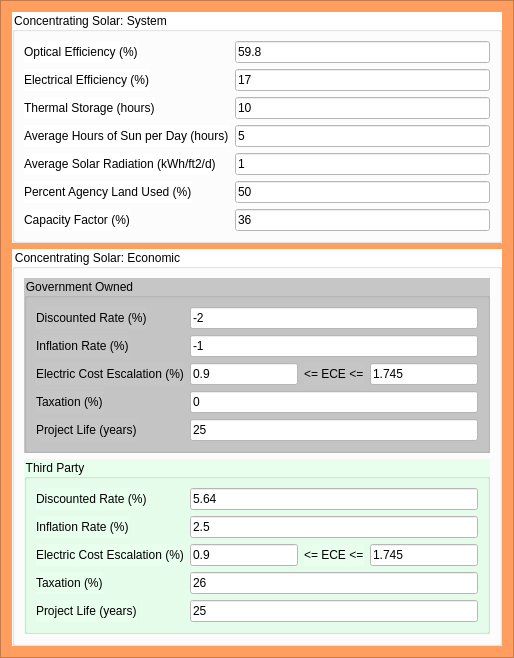
          <widget class="QFrame" name="conc_solar_frame">
           <property name="styleSheet">
            <string notr="true">background-color: rgb(255, 158, 94);</string>
           </property>
           <property name="frameShape">
            <enum>QFrame::StyledPanel</enum>
           </property>
           <property name="frameShadow">
            <enum>QFrame::Raised</enum>
           </property>
           <layout class="QVBoxLayout" name="verticalLayout_4">
            <item>
             <widget class="QGroupBox" name="consol_system_groupBox">
              <property name="styleSheet">
               <string notr="true">background-color: rgb(255, 255, 255);
font: 700 16pt &quot;Segoe UI&quot;;</string>
              </property>
              <property name="title">
               <string>Concentrating Solar: System</string>
              </property>
              <layout class="QFormLayout" name="formLayout">
               <item row="0" column="0">
                <widget class="QLabel" name="opt_eff_label">
                 <property name="styleSheet">
                  <string notr="true">font: 10pt &quot;Segoe UI&quot;;</string>
                 </property>
                 <property name="text">
                  <string>Optical Efficiency (%)</string>
                 </property>
                </widget>
               </item>
               <item row="0" column="1">
                <widget class="QLineEdit" name="opt_eff_lineEdit">
                 <property name="styleSheet">
                  <string notr="true">font: 10pt &quot;Segoe UI&quot;;</string>
                 </property>
                 <property name="text">
                  <string>59.8</string>
                 </property>
                </widget>
               </item>
               <item row="1" column="0">
                <widget class="QLabel" name="elec_eff_label">
                 <property name="styleSheet">
                  <string notr="true">font: 10pt &quot;Segoe UI&quot;;</string>
                 </property>
                 <property name="text">
                  <string>Electrical Efficiency (%)</string>
                 </property>
                </widget>
               </item>
               <item row="1" column="1">
                <widget class="QLineEdit" name="elec_eff_lineEdit">
                 <property name="styleSheet">
                  <string notr="true">font: 10pt &quot;Segoe UI&quot;;</string>
                 </property>
                 <property name="text">
                  <string>17</string>
                 </property>
                </widget>
               </item>
               <item row="2" column="0">
                <widget class="QLabel" name="therm_stor_label">
                 <property name="styleSheet">
                  <string notr="true">font: 10pt &quot;Segoe UI&quot;;</string>
                 </property>
                 <property name="text">
                  <string>Thermal Storage (hours)</string>
                 </property>
                </widget>
               </item>
               <item row="2" column="1">
                <widget class="QLineEdit" name="therm_stor_lineEdit">
                 <property name="styleSheet">
                  <string notr="true">font: 10pt &quot;Segoe UI&quot;;</string>
                 </property>
                 <property name="text">
                  <string>10</string>
                 </property>
                </widget>
               </item>
               <item row="3" column="0">
                <widget class="QLabel" name="avg_sunhrs_label">
                 <property name="styleSheet">
                  <string notr="true">font: 10pt &quot;Segoe UI&quot;;</string>
                 </property>
                 <property name="text">
                  <string>Average Hours of Sun per Day (hours)</string>
                 </property>
                </widget>
               </item>
               <item row="3" column="1">
                <widget class="QLineEdit" name="avg_sunhrs_lineEdit">
                 <property name="styleSheet">
                  <string notr="true">font: 10pt &quot;Segoe UI&quot;;</string>
                 </property>
                 <property name="text">
                  <string>5</string>
                 </property>
                </widget>
               </item>
               <item row="4" column="0">
                <widget class="QLabel" name="avg_sol_rad_label">
                 <property name="styleSheet">
                  <string notr="true">font: 10pt &quot;Segoe UI&quot;;</string>
                 </property>
                 <property name="text">
                  <string>Average Solar Radiation (kWh/ft2/d)</string>
                 </property>
                </widget>
               </item>
               <item row="4" column="1">
                <widget class="QLineEdit" name="avg_sol_rad_lineEdit">
                 <property name="styleSheet">
                  <string notr="true">font: 10pt &quot;Segoe UI&quot;;</string>
                 </property>
                 <property name="text">
                  <string>1</string>
                 </property>
                </widget>
               </item>
               <item row="5" column="0">
                <widget class="QLabel" name="per_agency_land_label">
                 <property name="styleSheet">
                  <string notr="true">font: 10pt &quot;Segoe UI&quot;;</string>
                 </property>
                 <property name="text">
                  <string>Percent Agency Land Used (%)</string>
                 </property>
                </widget>
               </item>
               <item row="5" column="1">
                <widget class="QLineEdit" name="per_agency_land_lineEdit">
                 <property name="styleSheet">
                  <string notr="true">font: 10pt &quot;Segoe UI&quot;;</string>
                 </property>
                 <property name="text">
                  <string>50</string>
                 </property>
                </widget>
               </item>
               <item row="6" column="0">
                <widget class="QLabel" name="cs_cap_fac_label">
                 <property name="styleSheet">
                  <string notr="true">font: 10pt &quot;Segoe UI&quot;;</string>
                 </property>
                 <property name="text">
                  <string>Capacity Factor (%)</string>
                 </property>
                </widget>
               </item>
               <item row="6" column="1">
                <widget class="QLineEdit" name="cs_cap_fac_lineEdit">
                 <property name="styleSheet">
                  <string notr="true">font: 10pt &quot;Segoe UI&quot;;</string>
                 </property>
                 <property name="text">
                  <string>36</string>
                 </property>
                </widget>
               </item>
              </layout>
             </widget>
            </item>
            <item>
             <widget class="QGroupBox" name="consol_econ_groupBox">
              <property name="styleSheet">
               <string notr="true">background-color: rgb(255, 255, 255);font: 700 16pt &quot;Segoe UI&quot;;</string>
              </property>
              <property name="title">
               <string>Concentrating Solar: Economic</string>
              </property>
              <layout class="QVBoxLayout" name="verticalLayout_9">
               <item>
                <widget class="QGroupBox" name="consol_gov_groupBox">
                 <property name="styleSheet">
                  <string notr="true">background-color: rgb(198, 198, 198);font: 700 14pt &quot;Segoe UI&quot;;</string>
                 </property>
                 <property name="title">
                  <string>Government Owned</string>
                 </property>
                 <layout class="QFormLayout" name="formLayout_9">
                  <item row="0" column="0">
                   <widget class="QLabel" name="csg_disc_rate_label">
                    <property name="styleSheet">
                     <string notr="true">font: 10pt &quot;Segoe UI&quot;;</string>
                    </property>
                    <property name="text">
                     <string>Discounted Rate (%)</string>
                    </property>
                   </widget>
                  </item>
                  <item row="0" column="1">
                   <widget class="QLineEdit" name="csg_disc_rate_lineEdit">
                    <property name="styleSheet">
                     <string notr="true">font: 10pt &quot;Segoe UI&quot;;
background-color: rgb(255, 255, 255);</string>
                    </property>
                    <property name="text">
                     <string>-2</string>
                    </property>
                   </widget>
                  </item>
                  <item row="1" column="0">
                   <widget class="QLabel" name="csg_infl_rate_label">
                    <property name="styleSheet">
                     <string notr="true">font: 10pt &quot;Segoe UI&quot;;</string>
                    </property>
                    <property name="text">
                     <string>Inflation Rate (%)</string>
                    </property>
                   </widget>
                  </item>
                  <item row="1" column="1">
                   <widget class="QLineEdit" name="csg_infl_rate_lineEdit">
                    <property name="styleSheet">
                     <string notr="true">font: 10pt &quot;Segoe UI&quot;;
background-color: rgb(255, 255, 255);</string>
                    </property>
                    <property name="text">
                     <string>-1</string>
                    </property>
                   </widget>
                  </item>
                  <item row="2" column="0">
                   <widget class="QLabel" name="csg_ece_label">
                    <property name="styleSheet">
                     <string notr="true">font: 10pt &quot;Segoe UI&quot;;</string>
                    </property>
                    <property name="text">
                     <string>Electric Cost Escalation (%)</string>
                    </property>
                   </widget>
                  </item>
                  <item row="2" column="1">
                   <layout class="QHBoxLayout" name="horizontalLayout_9">
                    <item>
                     <widget class="QLineEdit" name="csg_ece_LB_lineEdit">
                      <property name="styleSheet">
                       <string notr="true">font: 10pt &quot;Segoe UI&quot;;
background-color: rgb(255, 255, 255);</string>
                      </property>
                      <property name="text">
                       <string>0.9</string>
                      </property>
                     </widget>
                    </item>
                    <item>
                     <widget class="QLabel" name="csg_ece_dividing_label">
                      <property name="styleSheet">
                       <string notr="true">font: 10pt &quot;Segoe UI&quot;;</string>
                      </property>
                      <property name="text">
                       <string>&lt;= ECE &lt;=</string>
                      </property>
                     </widget>
                    </item>
                    <item>
                     <widget class="QLineEdit" name="csg_ece_UB_lineEdit">
                      <property name="styleSheet">
                       <string notr="true">font: 10pt &quot;Segoe UI&quot;;
background-color: rgb(255, 255, 255);</string>
                      </property>
                      <property name="text">
                       <string>1.745</string>
                      </property>
                     </widget>
                    </item>
                   </layout>
                  </item>
                  <item row="3" column="0">
                   <widget class="QLabel" name="csg_tax_label">
                    <property name="styleSheet">
                     <string notr="true">font: 10pt &quot;Segoe UI&quot;;</string>
                    </property>
                    <property name="text">
                     <string>Taxation (%)</string>
                    </property>
                   </widget>
                  </item>
                  <item row="3" column="1">
                   <widget class="QLineEdit" name="csg_tax_lineEdit">
                    <property name="styleSheet">
                     <string notr="true">font: 10pt &quot;Segoe UI&quot;;
background-color: rgb(255, 255, 255);</string>
                    </property>
                    <property name="text">
                     <string>0</string>
                    </property>
                   </widget>
                  </item>
                  <item row="4" column="0">
                   <widget class="QLabel" name="csg_proj_life_label">
                    <property name="styleSheet">
                     <string notr="true">font: 10pt &quot;Segoe UI&quot;;</string>
                    </property>
                    <property name="text">
                     <string>Project Life (years)</string>
                    </property>
                   </widget>
                  </item>
                  <item row="4" column="1">
                   <widget class="QLineEdit" name="csg_proj_life_lineEdit">
                    <property name="styleSheet">
                     <string notr="true">font: 10pt &quot;Segoe UI&quot;;
background-color: rgb(255, 255, 255);</string>
                    </property>
                    <property name="text">
                     <string>25</string>
                    </property>
                   </widget>
                  </item>
                 </layout>
                </widget>
               </item>
               <item>
                <widget class="QGroupBox" name="consol_thrd_groupBox">
                 <property name="styleSheet">
                  <string notr="true">background-color: rgb(233, 255, 237);font: 700 14pt &quot;Segoe UI&quot;;</string>
                 </property>
                 <property name="title">
                  <string>Third Party</string>
                 </property>
                 <layout class="QFormLayout" name="formLayout_8">
                  <item row="0" column="0">
                   <widget class="QLabel" name="cst_disc_rate_label">
                    <property name="styleSheet">
                     <string notr="true">font: 10pt &quot;Segoe UI&quot;;</string>
                    </property>
                    <property name="text">
                     <string>Discounted Rate (%)</string>
                    </property>
                   </widget>
                  </item>
                  <item row="0" column="1">
                   <widget class="QLineEdit" name="cst_disc_rate_lineEdit">
                    <property name="styleSheet">
                     <string notr="true">font: 10pt &quot;Segoe UI&quot;;
background-color: rgb(255, 255, 255);</string>
                    </property>
                    <property name="text">
                     <string>5.64</string>
                    </property>
                   </widget>
                  </item>
                  <item row="1" column="0">
                   <widget class="QLabel" name="cst_infl_rate_label">
                    <property name="styleSheet">
                     <string notr="true">font: 10pt &quot;Segoe UI&quot;;</string>
                    </property>
                    <property name="text">
                     <string>Inflation Rate (%)</string>
                    </property>
                   </widget>
                  </item>
                  <item row="1" column="1">
                   <widget class="QLineEdit" name="cst_infl_rate_lineEdit">
                    <property name="styleSheet">
                     <string notr="true">font: 10pt &quot;Segoe UI&quot;;
background-color: rgb(255, 255, 255);</string>
                    </property>
                    <property name="text">
                     <string>2.5</string>
                    </property>
                   </widget>
                  </item>
                  <item row="2" column="0">
                   <widget class="QLabel" name="cst_ece_label">
                    <property name="sizePolicy">
                     <sizepolicy hsizetype="Preferred" vsizetype="Preferred">
                      <horstretch>0</horstretch>
                      <verstretch>0</verstretch>
                     </sizepolicy>
                    </property>
                    <property name="styleSheet">
                     <string notr="true">font: 10pt &quot;Segoe UI&quot;;</string>
                    </property>
                    <property name="text">
                     <string>Electric Cost Escalation (%)</string>
                    </property>
                   </widget>
                  </item>
                  <item row="2" column="1">
                   <layout class="QHBoxLayout" name="horizontalLayout_8">
                    <item>
                     <widget class="QLineEdit" name="cst_ece_LB_lineEdit">
                      <property name="styleSheet">
                       <string notr="true">font: 10pt &quot;Segoe UI&quot;;
background-color: rgb(255, 255, 255);</string>
                      </property>
                      <property name="text">
                       <string>0.9</string>
                      </property>
                     </widget>
                    </item>
                    <item>
                     <widget class="QLabel" name="cst_ece_dividing_label">
                      <property name="styleSheet">
                       <string notr="true">font: 10pt &quot;Segoe UI&quot;;</string>
                      </property>
                      <property name="text">
                       <string>&lt;= ECE &lt;=</string>
                      </property>
                     </widget>
                    </item>
                    <item>
                     <widget class="QLineEdit" name="cst_ece_UB_lineEdit">
                      <property name="styleSheet">
                       <string notr="true">font: 10pt &quot;Segoe UI&quot;;
background-color: rgb(255, 255, 255);</string>
                      </property>
                      <property name="text">
                       <string>1.745</string>
                      </property>
                     </widget>
                    </item>
                   </layout>
                  </item>
                  <item row="3" column="0">
                   <widget class="QLabel" name="cst_tax_label">
                    <property name="styleSheet">
                     <string notr="true">font: 10pt &quot;Segoe UI&quot;;</string>
                    </property>
                    <property name="text">
                     <string>Taxation (%)</string>
                    </property>
                   </widget>
                  </item>
                  <item row="3" column="1">
                   <widget class="QLineEdit" name="cst_tax_lineEdit">
                    <property name="styleSheet">
                     <string notr="true">font: 10pt &quot;Segoe UI&quot;;
background-color: rgb(255, 255, 255);</string>
                    </property>
                    <property name="text">
                     <string>26</string>
                    </property>
                   </widget>
                  </item>
                  <item row="4" column="0">
                   <widget class="QLabel" name="cst_proj_life_label">
                    <property name="styleSheet">
                     <string notr="true">font: 10pt &quot;Segoe UI&quot;;</string>
                    </property>
                    <property name="text">
                     <string>Project Life (years)</string>
                    </property>
                   </widget>
                  </item>
                  <item row="4" column="1">
                   <widget class="QLineEdit" name="cst_proj_life_lineEdit">
                    <property name="styleSheet">
                     <string notr="true">font: 10pt &quot;Segoe UI&quot;;
background-color: rgb(255, 255, 255);</string>
                    </property>
                    <property name="text">
                     <string>25</string>
                    </property>
                   </widget>
                  </item>
                 </layout>
                </widget>
               </item>
              </layout>
             </widget>
            </item>
           </layout>
          </widget>
